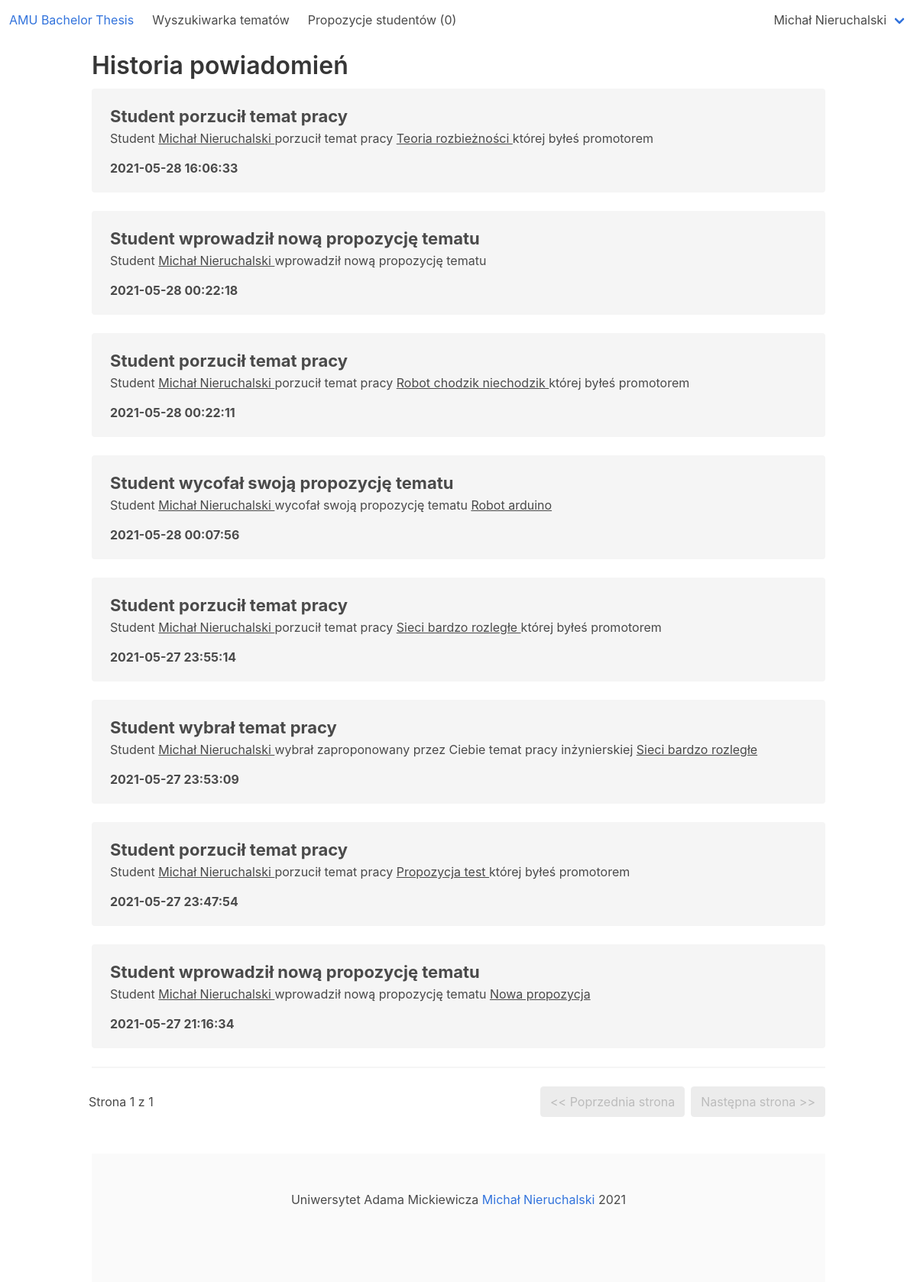
The app's page /amu_bachelor_thesis/notifications/history (signed in) with its own data.
### amu_bachelor_thesis_app/models.py (models this page shows, shortened)
class User(AbstractBaseUser, PermissionsMixin):
    USERNAME_FIELD = 'email'
    LECTURER = 1
    STUDENT = 2
    SUPERUSER = 3
    ROLE_CHOICES = (
        (LECTURER, 'Lecturer'),
        (STUDENT, 'Student'),
        (SUPERUSER, 'Superuser')
    )
    objects = CustomUserManager()
    role = models.PositiveSmallIntegerField(choices=ROLE_CHOICES, blank=False, null=False)
    email = models.EmailField('email address', blank=False, null=False, unique=True)
    def __str__(self):
        if self.role == User.STUDENT:
            return str(self.student)
        if self.role == User.LECTURER:
            return str(self.lecturer)
        return self.email
    def is_student(self):
        return self.role == User.STUDENT
    def is_lecturer(self):
        return self.role == User.LECTURER
    @property
    def is_superuser(self):
        return self.role == self.SUPERUSER

class Lecturer(models.Model):
    first_name = models.CharField(max_length=180, blank=False, null=False)
    last_name = models.CharField(max_length=180, blank=False, null=False)
    degree = models.CharField(max_length=180, blank=True, null=True)
    interests = models.CharField(max_length=2000, blank=True, null=True)
    description = models.CharField(max_length=4000, blank=True, null=True)
    user = models.OneToOneField(User, on_delete=models.CASCADE, primary_key=True)
    def __str__(self):
        return self.first_name + ' ' + self.last_name

class Notification(models.Model):
    STUDENT_CREATED_PROPOSITION = 1
    STUDENT_DISCARDED_PROPOSITION = 2
    STUDENT_EDITED_PROPOSITION = 3
    STUDENT_SELECTED_THESIS = 4
    STUDENT_UNSELECTED_THESIS = 5
    LECTURER_EDITED_THESIS = 51
    LECTURER_ACCEPTED_PROPOSITION = 52
    LECTURER_DISCARDED_PROPOSITION = 53
    TYPE_CHOICES = (
        (STUDENT_CREATED_PROPOSITION, 'STUDENT_CREATED_PROPOSITION'),
        (STUDENT_DISCARDED_PROPOSITION, 'STUDENT_DISCARDED_PROPOSITION'),
        (STUDENT_EDITED_PROPOSITION, 'STUDENT_EDITED_PROPOSITION'),
        (STUDENT_SELECTED_THESIS, 'STUDENT_SELECTED_THESIS'),
        (STUDENT_UNSELECTED_THESIS, 'STUDENT_UNSELECTED_THESIS'),
        (LECTURER_EDITED_THESIS, 'LECTURER_EDITED_THESIS'),
        (LECTURER_ACCEPTED_PROPOSITION, 'LECTURER_ACCEPTED_PROPOSITION'),
        (LECTURER_DISCARDED_PROPOSITION, 'LECTURER_DISCARDED_PROPOSITION')
    )
    date = models.DateTimeField(null=False)
    is_seen = models.BooleanField(null=False)
    type = models.PositiveSmallIntegerField(choices=TYPE_CHOICES, blank=False, null=False)
    thesis = models.ForeignKey(Thesis, on_delete=models.SET_NULL, null=True)
    thesis_proposition = models.ForeignKey(ThesisProposition, on_delete=models.SET_NULL, null=True)
    student = models.ForeignKey(Student, on_delete=models.CASCADE, null=True)
    lecturer = models.ForeignKey(Lecturer, on_delete=models.CASCADE, null=True)
    recipient = models.ForeignKey(User, on_delete=models.CASCADE, null=False)

class Student(models.Model):
    first_name = models.CharField(max_length=180, blank=False, null=False)
    last_name = models.CharField(max_length=180, blank=False, null=False)
    album_number = models.CharField(max_length=6, blank=False, null=False)
    user = models.OneToOneField(User, on_delete=models.CASCADE, primary_key=True)
    def __str__(self):
        return self.first_name + ' ' + self.last_name

class Thesis(models.Model):
    title = models.CharField(max_length=255, blank=False, null=False)
    description = models.CharField(max_length=4000, blank=True, null=True)
    created_at = models.DateTimeField(null=False)
    edited_at = models.DateTimeField(null=True)
    lecturer = models.ForeignKey(Lecturer, on_delete=models.PROTECT, null=False)
    student = models.OneToOneField(Student, on_delete=models.SET_NULL, null=True)

class ThesisProposition(models.Model):
    title = models.CharField(max_length=255, blank=False, null=False)
    description = models.CharField(max_length=4000, blank=True, null=True)
    created_at = models.DateTimeField(null=False)
    edited_at = models.DateTimeField(null=True)
    lecturer = models.ForeignKey(Lecturer, on_delete=models.CASCADE, null=False)
    student = models.ForeignKey(Student, on_delete=models.CASCADE, null=False)
    is_active = models.BooleanField(null=False)

### amu_bachelor_thesis_app/views/notifications_views.py (the view)
# urls.py: path('notifications/history', notifications_views.NotificationsHistoryView.as_view(), name='notifications_history'),
@method_decorator(login_required, name='dispatch')
class NotificationsHistoryView(generic.ListView):
    model = Notification
    template_name = 'amu_bachelor_thesis_app/notification/notifications-history.html'
    context_object_name = 'notifications'
    paginate_by = 15
    def get_queryset(self):
        return Notification.objects.filter(recipient=self.request.user, is_seen=True).order_by('-date')

### amu_bachelor_thesis_app/templatetags/helpers.py (called while the page is built)
@register.simple_tag
def get_number_of_notifications(user):
    return user.notification_set.count()

@register.simple_tag
def has_notifications(user):
    return user.notification_set.filter(is_seen=False).count() == 0

### amu_bachelor_thesis_app/templatetags/lecturer.py (called while the page is built)
@register.simple_tag
def count_thesis_propositions(lecturer):
    return ThesisProposition.objects.filter(lecturer=lecturer, is_active=True).count()

### amu_bachelor_thesis_app/templates/amu_bachelor_thesis_app/notification/notifications-history.html (shortened to what this page needs)
{% extends 'amu_bachelor_thesis_app/base.html' %}
{% block content %}
    <h2 class="title mb-1">Historia powiadomień</h2>
    {% if notifications %}
        <ul class="notifications-list mt-3">
            {% for notification in notifications %}
                {% include 'amu_bachelor_thesis_app/notification/notification-list-item.html' with notification=notification %}
            {% endfor %}
        </ul>
        {% include 'amu_bachelor_thesis_app/shell/pagination.html' %}
    {% else %}
        <p class="mt-2 mb-2">Brak powiadomień do wyświetlenia :(</p>
    {% endif %}
{% endblock %}

### amu_bachelor_thesis_app/templates/amu_bachelor_thesis_app/shell/navbar.html (shortened to what this page needs)
{% load lecturer %}
{% load helpers %}
<nav class="navbar" role="navigation">
    <div class="navbar-brand">
        <a class="navbar-item" href="{% url 'amu_bachelor_thesis:home' %}">
            <h1>AMU Bachelor Thesis</h1>
        </a>
    </div>
    <div id="navbarBasicExample" class="navbar-menu">
        <div class="navbar-start">
            {% if user.is_authenticated %}
                <a class="navbar-item" href="{% url 'amu_bachelor_thesis:search_engine' %}">Wyszukiwarka tematów</a>
            {% endif %}
            {% if user.is_lecturer %}
                <a class="navbar-item" href="{% url 'amu_bachelor_thesis:lecturer_manage_thesis_propositions' %}">
                    Propozycje studentów ({% count_thesis_propositions user.lecturer %})
                </a>
            {% endif %}
        </div>
    </div>
    <div class="navbar-end">
        <div class="navbar-end">
            {% if user.is_authenticated %}
                <div class="navbar-item has-dropdown is-hoverable">
                    <a class="navbar-link">{{ user }}</a>
                </div>
            {% endif %}
        </div>
    </div>
</nav>

### amu_bachelor_thesis_app/templates/amu_bachelor_thesis_app/notification/notification-list-item.html (shortened to what this page needs)
 <li class="notification">
    {% if notification.type == notification.STUDENT_CREATED_PROPOSITION %}
        <div class="notification-header">Student wprowadził nową propozycję tematu</div>
            <div class="notification-content">
                Student
            {% include 'amu_bachelor_thesis_app/notification/notification-student-anchor.html' with notification=notification %}
            wprowadził nową propozycję tematu
            {% include 'amu_bachelor_thesis_app/notification/notification-thesis-proposition-anchor.html' with notification=notification %}
        </div>
     {% endif %}
     {% if notification.type == notification.STUDENT_DISCARDED_PROPOSITION %}
        <div class="notification-header">Student wycofał swoją propozycję tematu</div>
        <div class="notification-content">
            Student
            {% include 'amu_bachelor_thesis_app/notification/notification-student-anchor.html' with notification=notification %}
            wycofał swoją propozycję tematu
            {% include 'amu_bachelor_thesis_app/notification/notification-thesis-proposition-anchor.html' with notification=notification %}
        </div>
     {% endif %}
     {% if notification.type == notification.STUDENT_SELECTED_THESIS %}
        <div class="notification-header">Student wybrał temat pracy</div>
        <div class="notification-content">
            Student
            {% include 'amu_bachelor_thesis_app/notification/notification-student-anchor.html' with notification=notification %}
            wybrał zaproponowany przez Ciebie temat pracy inżynierskiej
            {% include 'amu_bachelor_thesis_app/notification/notification-thesis-anchor.html' with notification=notification %}
        </div>
     {% endif %}
     {% if notification.type == notification.STUDENT_UNSELECTED_THESIS %}
        <div class="notification-header">Student porzucił temat pracy</div>
        <div class="notification-content">
            Student
            {% include 'amu_bachelor_thesis_app/notification/notification-student-anchor.html' with notification=notification %}
            porzucił temat pracy
            {% include 'amu_bachelor_thesis_app/notification/notification-thesis-anchor.html' with notification=notification %}
            której byłeś promotorem
        </div>
     {% endif %}
     <div class="notification-date">
         {{ notification.date | date:'Y-m-d H:i:s' }}
     </div>
 </li>

### amu_bachelor_thesis_app/templates/amu_bachelor_thesis_app/notification/notification-student-anchor.html
<a href="{% url 'amu_bachelor_thesis:student_profile' notification.student_id %}">
    {{ notification.student }}
</a>

### amu_bachelor_thesis_app/templates/amu_bachelor_thesis_app/notification/notification-thesis-anchor.html
{% if notification.thesis %}
    <a href="{% url 'amu_bachelor_thesis:thesis' notification.thesis_id %}">
        {{ notification.thesis.title }}
    </a>
{% endif %}

### amu_bachelor_thesis_app/templates/amu_bachelor_thesis_app/notification/notification-thesis-proposition-anchor.html
{% if notification.thesis_proposition %}
    <a href="{% url 'amu_bachelor_thesis:thesis_proposition' notification.thesis_proposition_id %}">
        {{ notification.thesis_proposition.title }}
    </a>
{% endif %}

### amu_bachelor_thesis_app/static/amu_bachelor_thesis_app/custom.css (style rules this page uses)
.notification-header { font-weight: bold; font-size: 22px; }
.notification-date { font-weight: bold; margin-top: 15px; }

### records on screen
User: id.user_id "0", role.last_name "Michał Nieruchalski"
Notification: student "Michał Nieruchalski", thesis "Teoria rozbieżności", date "2021-05-28 16:06:33"
Notification: student "Michał Nieruchalski", date "2021-05-28 00:22:18"
Notification: student "Michał Nieruchalski", thesis "Robot chodzik niechodzik", date "2021-05-28 00:22:11"
Notification: student "Michał Nieruchalski", thesis_proposition "Robot arduino", date "2021-05-28 00:07:56"
Notification: student "Michał Nieruchalski", thesis "Sieci bardzo rozległe", date "2021-05-27 23:55:14"
Notification: student "Michał Nieruchalski", thesis "Sieci bardzo rozległe", date "2021-05-27 23:53:09"
Notification: student "Michał Nieruchalski", thesis "Propozycja test", date "2021-05-27 23:47:54"
Notification: student "Michał Nieruchalski", thesis_proposition "Nowa propozycja", date "2021-05-27 21:16:34"

### other values on screen
{{ page_obj.number }} "1"
{{ page_obj.paginator.num_pages }} "1"
